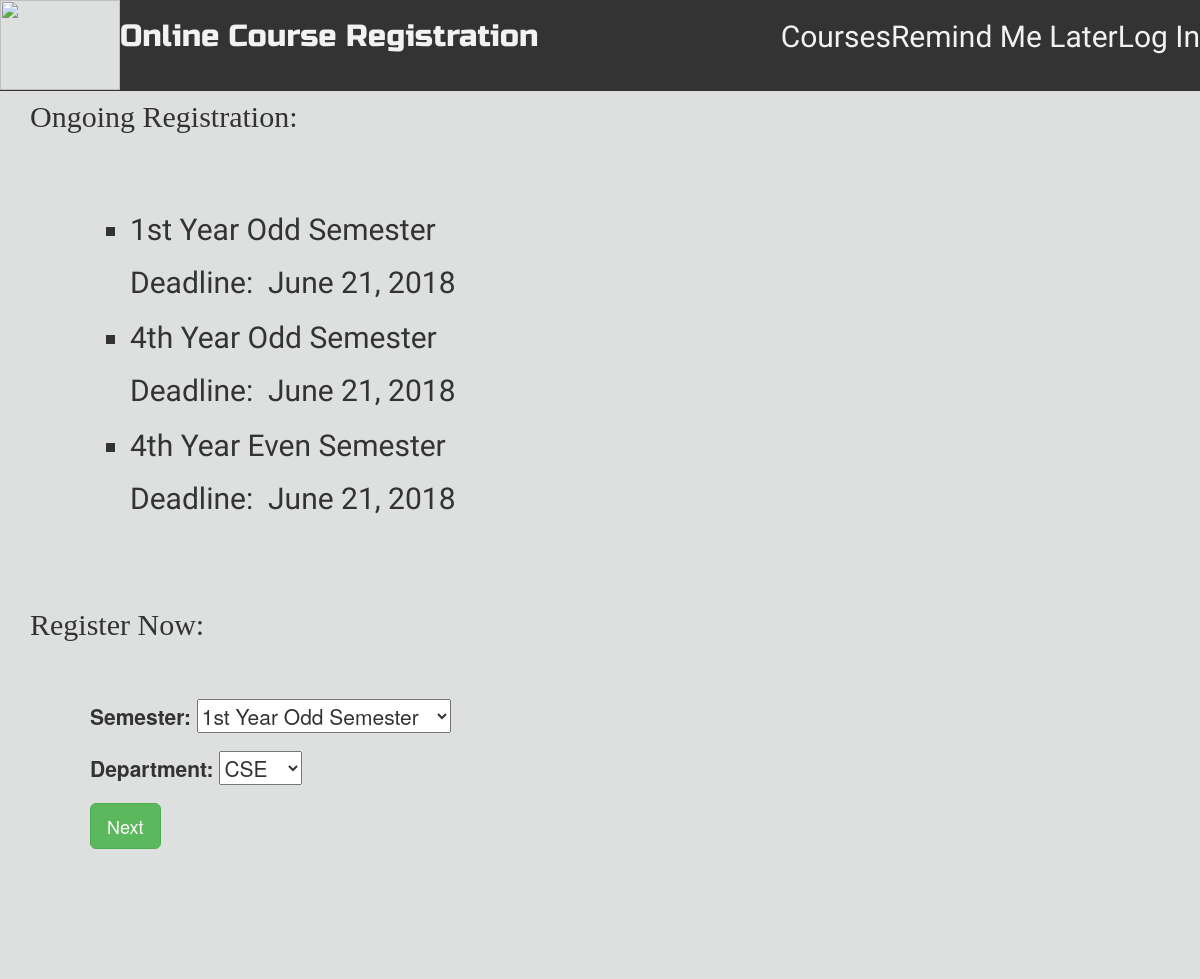
The page / on the database its author committed.
### course/models.py (models this page shows)
class Open(models.Model):
    odd1='1st Year Odd Semester'
    even1='1st Year Even Semester'
    odd2='2nd Year Odd Semester'
    even2='2nd Year Even Semester'
    odd3='3rd Year Odd Semester'
    even3='3rd Year Even Semester'
    odd4='4th Year Odd Semester'
    even4='4th Year Even Semester'
    d=(
        (odd1,'1st Year Odd Semester'),
        (even1,'1st Year Even Semester'),
        (odd2,'2nd Year Odd Semester'),
        (even2,'2nd Year Even Semester'),
        (odd3,'3rd Year Odd Semester'),
        (even3,'3rd Year Even Semester'),
        (odd4,'4th Year Odd Semester'),
        (even4,'4th Year Even Semester'),
    )
    semester = models.CharField(max_length=256,choices=d,default=odd1)
    start_date= models.DateField()
    finish_date= models.DateField()

### course/views.py (the view)
# urls.py: url(r'^$',views.OpenListView,name='open_list'),
def OpenListView(request):
    model= Open
    form_class= InitialForm
    form=form_class(request.POST)
    c=Open.objects.filter(finish_date__gte=date.today())
    if request.method=='POST':
        if form.is_valid():
            form.save(commit=True)
        x= form.cleaned_data['Semester']
        y= Open.objects.filter(semester=x,finish_date__gte=date.today())
        if not y:
            return redirect('course:passed')
        else:
            return redirect('course:registration')
    else:
        form= InitialForm()
    return render(request,'course/open_list.html',{'form':form,'c':c})

### course/forms.py
class InitialForm(forms.ModelForm):
    class Meta():
        model= Initial
        fields=('Semester','Department')

### templates/course/open_list.html (shortened to what this page needs)
{% extends "course/base.html" %}
{% block content %}
    <br><br><br>
    <div class="container">
      <br>
      <h2 class="con">Ongoing Registration: </h2>
      <div class="jumbotron">
        <ul type="square" >
            {% for d in c %}
              <li class="list">
                <p><h2>{{ d.semester }}</h2></p>
                <p style="text-indent: 5em;"><h2>Deadline: &nbsp;{{d.finish_date}}</h2> </p>
              </li>
            {% endfor %}
        </ul>
        </div>
        <h2 class="con">Register Now:</h2> </p>
        <div class="jumbotron">
          <form method="POST" name="reg">
            {{ form.as_p }}
            <input type="Submit" name="" class="btn btn-success btn-lg" value="Next">
          </form>
        </div>
    </div>
  {% endblock %}

### static/css/master.css (style rules this page uses)
.list { font-family: 'Acme', sans-serif; font-size: 2em; }
.new { background-color: #dee0e0; }
.con { font-family: 'Arvo', serif; }
.jumbotron { background-color: #dee0e0; padding-bottom: : 0; margin-bottom: : 0; min-height: 300px; }

### rows shown on the page
Open: semester "1st Year Odd Semester", finish_date "June 21, 2018"
Open: semester "4th Year Odd Semester", finish_date "June 21, 2018"
Open: semester "4th Year Even Semester", finish_date "June 21, 2018"
